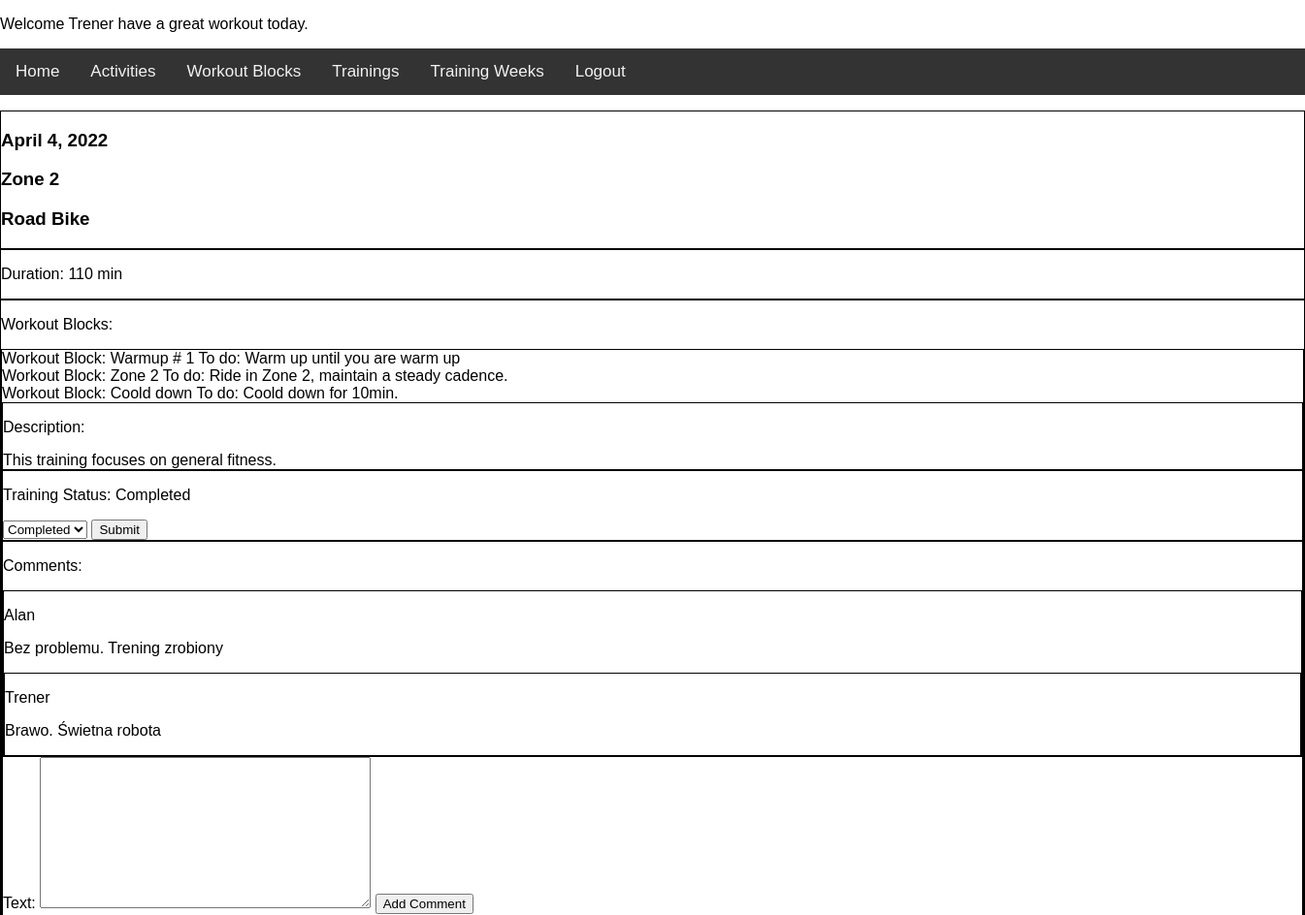
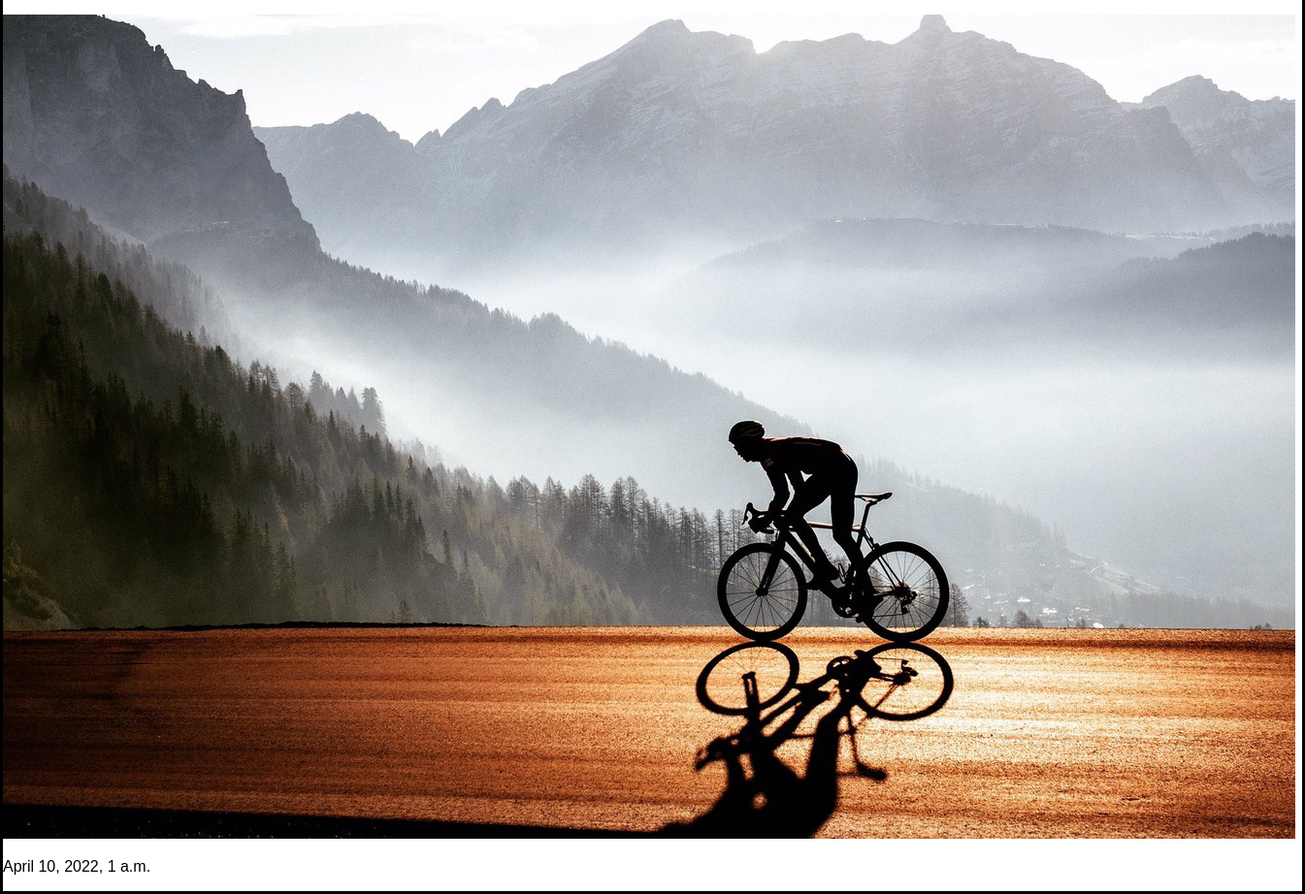
/trainingz_app/training_day/1/ (signed in), run on the app's committed database (2 pictures, top to bottom).
### trainingz_app/models.py (models this page shows, shortened)
class TrainingDay(models.Model):
    training = models.ForeignKey(Training, on_delete=models.CASCADE)
    date = models.DateField()
    completed = models.CharField(
        max_length=15, choices=TO_DO_COMPLETED, default="To Do"
    )

class Training(models.Model):
    name = models.CharField(max_length=50)
    activity = models.ForeignKey(Activity, on_delete=models.CASCADE)
    description = models.TextField()
    workout_blocks = models.ManyToManyField(WorkoutBlock)
    def __str__(self):
        return self.name

class Activity(models.Model):
    name = models.CharField(max_length=40)
    def __str__(self):
        return self.name

class WorkoutBlock(models.Model):
    name = models.CharField(max_length=50)
    workout_element = models.CharField(max_length=30, choices=WORKOUT_ELEMENTS)
    workout_details = models.TextField()
    duration = models.SmallIntegerField()

class Comment(models.Model):
    training_day = models.ForeignKey(TrainingDay, on_delete=models.CASCADE)
    text = models.TextField()
    author = models.ForeignKey(User, on_delete=models.SET_NULL, null=True)

### trainingz_app/views.py (the view, shortened to what this page needs)
class ShowDetailTrainingDayView(LoginRequiredMixin, View):
    def get(self, request, id):
        training_day = TrainingDay.objects.get(pk=id)
        training_id = TrainingDay.objects.get(pk=id).training_id
        training = Training.objects.get(pk=training_id)
        workout_blocks = training.workout_blocks.all()
        comments = training_day.comment_set.all()
        form = AddCommentForm()
        training_duration = 0
        for workout_block in workout_blocks:
            training_duration += workout_block.duration
        ctx = {
            "comments": comments,
            "form": form,
            "training": training,
            "training_duration": training_duration,
            "training_day": training_day,
        }
        return render(request, "training_day_detail.html", ctx)

### trainingz_app/forms.py
class AddCommentForm(forms.ModelForm):
    class Meta:
        model = Comment
        fields = ["text"]

### trainingz_app/context_processor.py (called while the page is built)
def get_date(request):
    return {"date": datetime.now()}

### trainingz_app/templates/training_day_detail.html (shortened to what this page needs)
{% extends 'base.html' %}
{% block trainingz %}
    <div style="border: solid; border-width: 1px;">
        <h3>{{ training_day.date }}</h3>
        <h3>{{ training_day.training }}</h3>
        <h3>{{ training_day.training.activity }}</h3>
    </div>
    <div style="border: solid; border-width: 1px;">
        <p>Duration: {{ training_duration }} min</p>
    </div>
    <div style="border: solid; border-width: 1px;">
        <p>Workout Blocks:</p>
        <div style="border: solid; border-width: 1px;">
            {% for workout_block in training.workout_blocks.all %}
                <div>Workout Block: {{ workout_block.name }} To do: {{ workout_block.workout_details }} </div>
            {% endfor %}
            <div style="border: solid; border-width: 1px;">
                <p>Description: </p>
                {{ training.description }}
            </div>
            <div style="border: solid; border-width: 1px;">
                <p>Training Status: {{ training_day.completed }}</p>
                <form method="POST">
                    <select name="Completed">
                        <option value="Completed">Completed</option>
                    </select>
                    <input type="submit" value="Submit">
                </form>
            </div>
            <div style="border: solid; border-width: 1px;">
                <p>Comments: </p>
                {% for comment in comments %}
                    <div style="border: solid; border-width: 1px;">
                    <p>{{ comment.author }}</p>
                    <p> {{ comment.text }}</p>
                {% endfor %}
                </div>
            </div>
            <form method="POST">
                {{ form.as_table }}
                <input type="submit" name="add_comment" value="Add Comment">
            </form>
{% endblock %}

### trainingz_app/templates/base.html (shortened to what this page needs)
<!DOCTYPE html>
{% load static %}
<html lang="en">
<head>
    <link rel="stylesheet" type="text/css" href="{% static 'css/base.css' %}">
</head>
<body>
<p>Welcome {{ user }} have a great workout today.</p>
</body>
<div class="topnav">
    <a href="{% url 'index' %}">Home</a>
    {% if user.is_authenticated %}
        <a href="{% url 'list_activities' %}">Activities</a>
        <a href="{% url 'list_workout_blocks' %}">Workout Blocks</a>
        <a href="{% url 'list_trainings' %}">Trainings</a>
        <a href="{% url 'list_training_weeks' %}">Training Weeks</a>
        <a href="{% url 'logout' %}">Logout</a>
    {% else %}
        <a href="{% url 'login' %}">Login</a>
        <a href="{% url 'register' %}">Register</a>
   {% endif %}
</div>
{% block trainingz %}
{% endblock %}
<p> <img src="{% static 'cycling.jpeg' %}"> </p>
<p>{{ date }}</p>
</html>

### trainingz_app/static/css/base.css (style rules this page uses)
body { margin: 0; font-family: Arial, Helvetica, sans-serif; }
.topnav { overflow: hidden; background-color: #333; }
.topnav a { float: left; color: #f2f2f2; text-align: center; padding: 14px 16px; text-decoration: none; font-size: 17px; }

### data on the page
TrainingDay: date "April 4, 2022", training "Zone 2", training.activity "Road Bike", completed "Completed"
WorkoutBlock: name "Warmup # 1", workout_details "Warm up until you are warm up"
WorkoutBlock: name "Zone 2", workout_details "Ride in Zone 2, maintain a steady cadence."
WorkoutBlock: name "Coold down", workout_details "Coold down for 10min."
Training: description "This training focuses on general fitness."
Comment: author "Alan", text "Bez problemu. Trening zrobiony"
Comment: author "Trener", text "Brawo. Świetna robota"

### other printed values
{{ user }} "Trener"
{{ training_duration }} "110"
